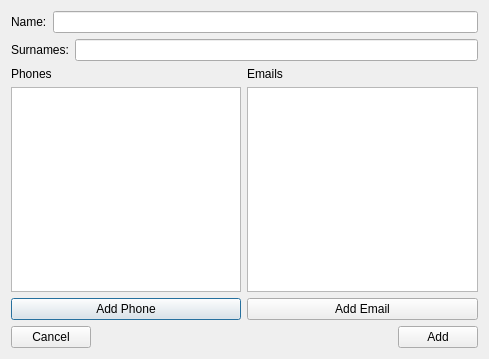
<?xml version="1.0" encoding="UTF-8"?>
<ui version="4.0">
 <class>AddCustomerAddContact</class>
 <widget class="QDialog" name="AddCustomerAddContact">
  <property name="windowModality">
   <enum>Qt::WindowModal</enum>
  </property>
  <property name="geometry">
   <rect>
    <x>0</x>
    <y>0</y>
    <width>489</width>
    <height>359</height>
   </rect>
  </property>
  <property name="windowTitle">
   <string>Dialog</string>
  </property>
  <layout class="QVBoxLayout" name="verticalLayout_3">
   <item>
    <layout class="QHBoxLayout" name="horizontalLayout">
     <item>
      <widget class="QLabel" name="label">
       <property name="text">
        <string>Name:</string>
       </property>
      </widget>
     </item>
     <item>
      <widget class="QLineEdit" name="nameLineEdit"/>
     </item>
    </layout>
   </item>
   <item>
    <layout class="QHBoxLayout" name="horizontalLayout_2">
     <item>
      <widget class="QLabel" name="label_2">
       <property name="text">
        <string>Surnames:</string>
       </property>
      </widget>
     </item>
     <item>
      <widget class="QLineEdit" name="surnamesLineEdit"/>
     </item>
    </layout>
   </item>
   <item>
    <layout class="QHBoxLayout" name="horizontalLayout_4">
     <item>
      <layout class="QVBoxLayout" name="verticalLayout_2">
       <item>
        <widget class="QLabel" name="label_3">
         <property name="text">
          <string>Phones</string>
         </property>
        </widget>
       </item>
       <item>
        <widget class="QTableView" name="phonesTableView"/>
       </item>
       <item>
        <widget class="QPushButton" name="addPhoneButton">
         <property name="text">
          <string>Add Phone</string>
         </property>
        </widget>
       </item>
      </layout>
     </item>
     <item>
      <layout class="QVBoxLayout" name="verticalLayout">
       <item>
        <widget class="QLabel" name="label_4">
         <property name="text">
          <string>Emails</string>
         </property>
        </widget>
       </item>
       <item>
        <widget class="QTableView" name="emailsTableView"/>
       </item>
       <item>
        <widget class="QPushButton" name="addEmailButton">
         <property name="text">
          <string>Add Email</string>
         </property>
        </widget>
       </item>
      </layout>
     </item>
    </layout>
   </item>
   <item>
    <layout class="QHBoxLayout" name="horizontalLayout_3">
     <item>
      <widget class="QPushButton" name="cancelButton">
       <property name="text">
        <string>Cancel</string>
       </property>
      </widget>
     </item>
     <item>
      <spacer name="horizontalSpacer">
       <property name="orientation">
        <enum>Qt::Horizontal</enum>
       </property>
       <property name="sizeHint" stdset="0">
        <size>
         <width>40</width>
         <height>20</height>
        </size>
       </property>
      </spacer>
     </item>
     <item>
      <widget class="QPushButton" name="addButton">
       <property name="text">
        <string>Add</string>
       </property>
      </widget>
     </item>
    </layout>
   </item>
  </layout>
 </widget>
 <resources/>
 <connections/>
</ui>
